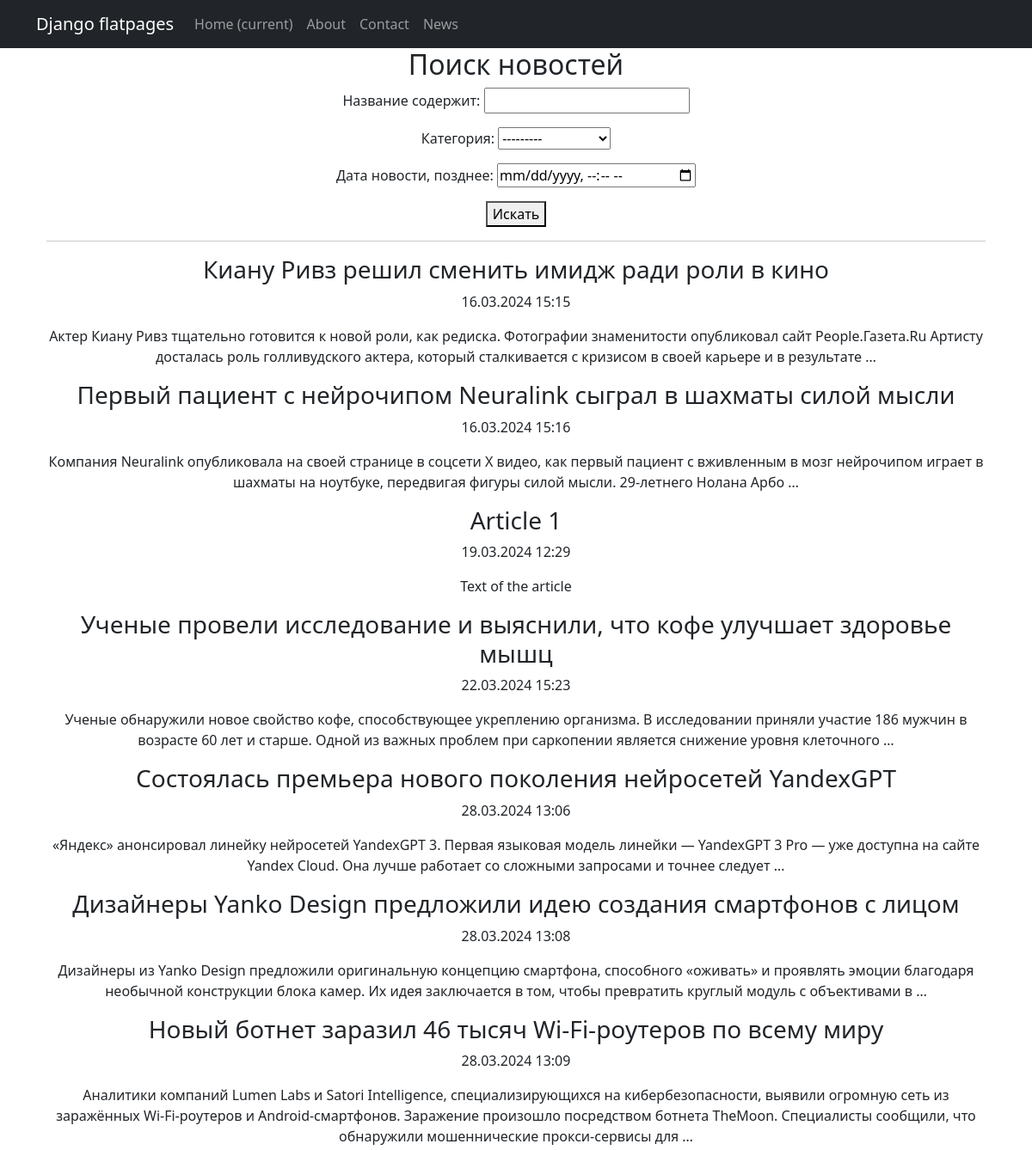
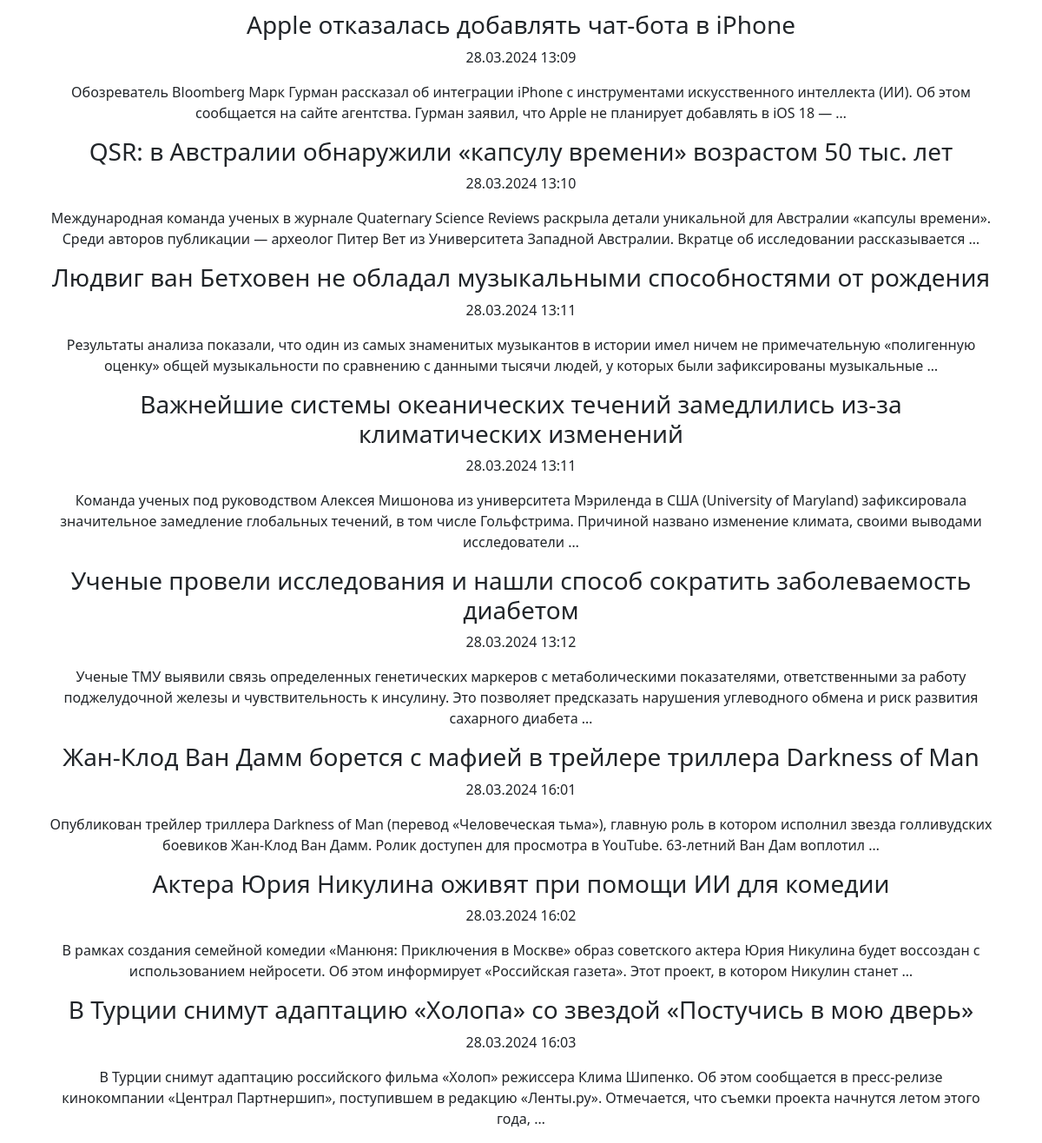
The app's page /news/search/ with its own data (2 pictures, top to bottom).
### news/models.py (models this page shows, shortened)
class Post(models.Model):
    NEWS = 'NW'
    ARTICLE = 'AR'
    POST_TYPES = [
        (NEWS, 'News'),
        (ARTICLE, 'Article'),
    ]
    author = models.ForeignKey(Author, on_delete=models.CASCADE)
    post_type = models.CharField(max_length=2, choices=POST_TYPES, default=ARTICLE)
    creation_date = models.DateTimeField(auto_now_add=True)
    categories = models.ManyToManyField(Category, through='PostCategory')
    title = models.CharField(max_length=255)
    text = models.TextField()
    rating = models.IntegerField(default=0)

### news/views.py (the view)
# urls.py: path('news/search/', search_news, name='search_news'),
def search_news(request):
    news_list = Post.objects.all()
    news_filter = NewsFilter(request.GET, queryset=news_list)
    return render(request, 'news/search_news.html', {'filter': news_filter})

### news/models.py (called while the page is built)
    def __str__(self):
        return self.name

### templates/news/search_news.html
{% extends 'flatpages/default.html' %}
{% block content %}
<div class="container">
    <h2>Поиск новостей</h2>
    <form method="get">
        {{ filter.form.as_p }}
        <button type="submit">Искать</button>
    </form>
    <hr>
    {% for news in filter.qs %}
    <div>
        <h3>{{ news.title }}</h3>
        <p>{{ news.creation_date|date:"d.m.Y H:i" }}</p>
        <p>{{ news.text|truncatewords:30 }}</p>
    </div>
    {% endfor %}
</div>
{% endblock %}

### records on screen
Post: title "Киану Ривз решил сменить имидж ради роли в кино", creation_date "16.03.2024 15:15", text "Актер Киану Ривз тщательно готовится к новой роли, как редиска. Фотографии знаменитости опубликовал сайт People.Газета.Ru Артисту досталась роль голливудского актера, который сталкивается с кризисом в своей карьере и в результате …"
Post: title "Первый пациент с нейрочипом Neuralink сыграл в шахматы силой мысли", creation_date "16.03.2024 15:16", text "Компания Neuralink опубликовала на своей странице в соцсети X видео, как первый пациент с вживленным в мозг нейрочипом играет в шахматы на ноутбуке, передвигая фигуры силой мысли. 29-летнего Нолана Арбо …"
Post: title "Article 1", creation_date "19.03.2024 12:29", text "Text of the article"
Post: title "Ученые провели исследование и выяснили, что кофе улучшает здоровье мышц", creation_date "22.03.2024 15:23", text "Ученые обнаружили новое свойство кофе, способствующее укреплению организма. В исследовании приняли участие 186 мужчин в возрасте 60 лет и старше. Одной из важных проблем при саркопении является снижение уровня клеточного …"
Post: title "Состоялась премьера нового поколения нейросетей YandexGPT", creation_date "28.03.2024 13:06", text "«Яндекс» анонсировал линейку нейросетей YandexGPT 3. Первая языковая модель линейки — YandexGPT 3 Pro — уже доступна на сайте Yandex Cloud. Она лучше работает со сложными запросами и точнее следует …"
Post: title "Дизайнеры Yanko Design предложили идею создания смартфонов с лицом", creation_date "28.03.2024 13:08", text "Дизайнеры из Yanko Design предложили оригинальную концепцию смартфона, способного «оживать» и проявлять эмоции благодаря необычной конструкции блока камер. Их идея заключается в том, чтобы превратить круглый модуль с объективами в …"
Post: title "Новый ботнет заразил 46 тысяч Wi-Fi-роутеров по всему миру", creation_date "28.03.2024 13:09", text "Аналитики компаний Lumen Labs и Satori Intelligence, специализирующихся на кибербезопасности, выявили огромную сеть из заражённых Wi-Fi-роутеров и Android-смартфонов. Заражение произошло посредством ботнета TheMoon. Специалисты сообщили, что обнаружили мошеннические прокси-сервисы для …"
Post: title "Apple отказалась добавлять чат-бота в iPhone", creation_date "28.03.2024 13:09", text "Обозреватель Bloomberg Марк Гурман рассказал об интеграции iPhone с инструментами искусственного интеллекта (ИИ). Об этом сообщается на сайте агентства. Гурман заявил, что Apple не планирует добавлять в iOS 18 — …"
Post: title "QSR: в Австралии обнаружили «капсулу времени» возрастом 50 тыс. лет", creation_date "28.03.2024 13:10", text "Международная команда ученых в журнале Quaternary Science Reviews раскрыла детали уникальной для Австралии «капсулы времени». Среди авторов публикации — археолог Питер Вет из Университета Западной Австралии. Вкратце об исследовании рассказывается …"
Post: title "Людвиг ван Бетховен не обладал музыкальными способностями от рождения", creation_date "28.03.2024 13:11", text "Результаты анализа показали, что один из самых знаменитых музыкантов в истории имел ничем не примечательную «полигенную оценку» общей музыкальности по сравнению с данными тысячи людей, у которых были зафиксированы музыкальные …"
Post: title "Важнейшие системы океанических течений замедлились из-за климатических изменений", creation_date "28.03.2024 13:11", text "Команда ученых под руководством Алексея Мишонова из университета Мэриленда в США (University of Maryland) зафиксировала значительное замедление глобальных течений, в том числе Гольфстрима. Причиной названо изменение климата, своими выводами исследователи …"
Post: title "Ученые провели исследования и нашли способ сократить заболеваемость диабетом", creation_date "28.03.2024 13:12", text "Ученые ТМУ выявили связь определенных генетических маркеров с метаболическими показателями, ответственными за работу поджелудочной железы и чувствительность к инсулину. Это позволяет предсказать нарушения углеводного обмена и риск развития сахарного диабета …"
Post: title "Жан-Клод Ван Дамм борется с мафией в трейлере триллера Darkness of Man", creation_date "28.03.2024 16:01", text "Опубликован трейлер триллера Darkness of Man (перевод «Человеческая тьма»), главную роль в котором исполнил звезда голливудских боевиков Жан-Клод Ван Дамм. Ролик доступен для просмотра в YouTube. 63-летний Ван Дам воплотил …"
Post: title "Актера Юрия Никулина оживят при помощи ИИ для комедии", creation_date "28.03.2024 16:02", text "В рамках создания семейной комедии «Манюня: Приключения в Москве» образ советского актера Юрия Никулина будет воссоздан с использованием нейросети. Об этом информирует «Российская газета». Этот проект, в котором Никулин станет …"
Post: title "В Турции снимут адаптацию «Холопа» со звездой «Постучись в мою дверь»", creation_date "28.03.2024 16:03", text "В Турции снимут адаптацию российского фильма «Холоп» режиссера Клима Шипенко. Об этом сообщается в пресс-релизе кинокомпании «Централ Партнершип», поступившем в редакцию «Ленты.ру». Отмечается, что съемки проекта начнутся летом этого года, …"
